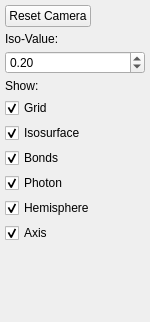
<?xml version="1.0" encoding="UTF-8"?>
<ui version="4.0">
 <class>Form</class>
 <widget class="QWidget" name="Form">
  <property name="geometry">
   <rect>
    <x>0</x>
    <y>0</y>
    <width>150</width>
    <height>322</height>
   </rect>
  </property>
  <property name="windowTitle">
   <string>Form</string>
  </property>
  <layout class="QVBoxLayout" name="verticalLayout">
   <property name="spacing">
    <number>5</number>
   </property>
   <property name="leftMargin">
    <number>5</number>
   </property>
   <property name="topMargin">
    <number>5</number>
   </property>
   <property name="rightMargin">
    <number>5</number>
   </property>
   <property name="bottomMargin">
    <number>5</number>
   </property>
   <item>
    <widget class="QPushButton" name="reset_camera_button">
     <property name="sizePolicy">
      <sizepolicy hsizetype="Maximum" vsizetype="Maximum">
       <horstretch>0</horstretch>
       <verstretch>0</verstretch>
      </sizepolicy>
     </property>
     <property name="text">
      <string>Reset Camera</string>
     </property>
    </widget>
   </item>
   <item>
    <widget class="QLabel" name="iso_label">
     <property name="sizePolicy">
      <sizepolicy hsizetype="Maximum" vsizetype="Preferred">
       <horstretch>0</horstretch>
       <verstretch>0</verstretch>
      </sizepolicy>
     </property>
     <property name="text">
      <string>Iso-Value:</string>
     </property>
    </widget>
   </item>
   <item>
    <widget class="QDoubleSpinBox" name="iso_spinbox">
     <property name="correctionMode">
      <enum>QAbstractSpinBox::CorrectToNearestValue</enum>
     </property>
     <property name="keyboardTracking">
      <bool>false</bool>
     </property>
     <property name="minimum">
      <double>0.010000000000000</double>
     </property>
     <property name="maximum">
      <double>2.000000000000000</double>
     </property>
     <property name="singleStep">
      <double>0.010000000000000</double>
     </property>
     <property name="value">
      <double>0.200000000000000</double>
     </property>
    </widget>
   </item>
   <item>
    <widget class="QLabel" name="show_label">
     <property name="sizePolicy">
      <sizepolicy hsizetype="Maximum" vsizetype="Preferred">
       <horstretch>0</horstretch>
       <verstretch>0</verstretch>
      </sizepolicy>
     </property>
     <property name="text">
      <string>Show:</string>
     </property>
    </widget>
   </item>
   <item>
    <widget class="QCheckBox" name="show_grid_checkbox">
     <property name="sizePolicy">
      <sizepolicy hsizetype="Maximum" vsizetype="Fixed">
       <horstretch>0</horstretch>
       <verstretch>0</verstretch>
      </sizepolicy>
     </property>
     <property name="text">
      <string>Grid</string>
     </property>
     <property name="checked">
      <bool>true</bool>
     </property>
    </widget>
   </item>
   <item>
    <widget class="QCheckBox" name="show_isosurface_checkbox">
     <property name="sizePolicy">
      <sizepolicy hsizetype="Maximum" vsizetype="Maximum">
       <horstretch>0</horstretch>
       <verstretch>0</verstretch>
      </sizepolicy>
     </property>
     <property name="text">
      <string>Isosurface</string>
     </property>
     <property name="checked">
      <bool>true</bool>
     </property>
    </widget>
   </item>
   <item>
    <widget class="QCheckBox" name="show_bond_checkbox">
     <property name="sizePolicy">
      <sizepolicy hsizetype="Maximum" vsizetype="Fixed">
       <horstretch>0</horstretch>
       <verstretch>0</verstretch>
      </sizepolicy>
     </property>
     <property name="text">
      <string>Bonds</string>
     </property>
     <property name="checked">
      <bool>true</bool>
     </property>
    </widget>
   </item>
   <item>
    <widget class="QCheckBox" name="show_photon_checkbox">
     <property name="text">
      <string>Photon</string>
     </property>
     <property name="checked">
      <bool>true</bool>
     </property>
    </widget>
   </item>
   <item>
    <widget class="QCheckBox" name="show_hemisphere_checkbox">
     <property name="text">
      <string>Hemisphere</string>
     </property>
     <property name="checked">
      <bool>true</bool>
     </property>
    </widget>
   </item>
   <item>
    <widget class="QCheckBox" name="show_axis_checkbox">
     <property name="toolTip">
      <string>&lt;html&gt;&lt;head/&gt;&lt;body&gt;&lt;p&gt;&lt;span style=&quot; color:#204a87;&quot;&gt;x-axis in blue&lt;/span&gt;&lt;/p&gt;&lt;p&gt;&lt;span style=&quot; color:#c4a000;&quot;&gt;y-axis in yellow&lt;/span&gt;&lt;/p&gt;&lt;p&gt;&lt;span style=&quot; color:#4e9a06;&quot;&gt;z-axis in green&lt;/span&gt;&lt;/p&gt;&lt;/body&gt;&lt;/html&gt;</string>
     </property>
     <property name="text">
      <string>Axis</string>
     </property>
     <property name="checked">
      <bool>true</bool>
     </property>
    </widget>
   </item>
   <item>
    <spacer name="verticalSpacer">
     <property name="orientation">
      <enum>Qt::Vertical</enum>
     </property>
     <property name="sizeHint" stdset="0">
      <size>
       <width>20</width>
       <height>40</height>
      </size>
     </property>
    </spacer>
   </item>
  </layout>
 </widget>
 <resources/>
 <connections/>
</ui>
